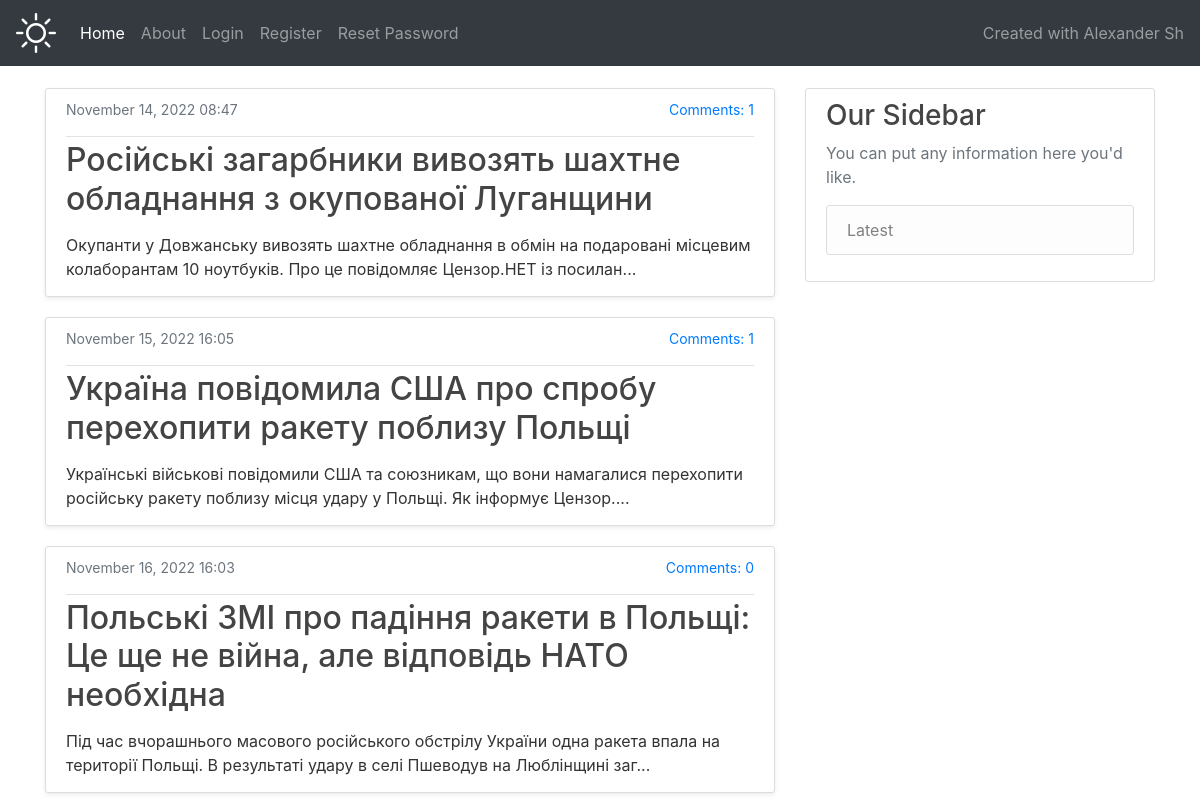
The app's page / (upper part), older data.
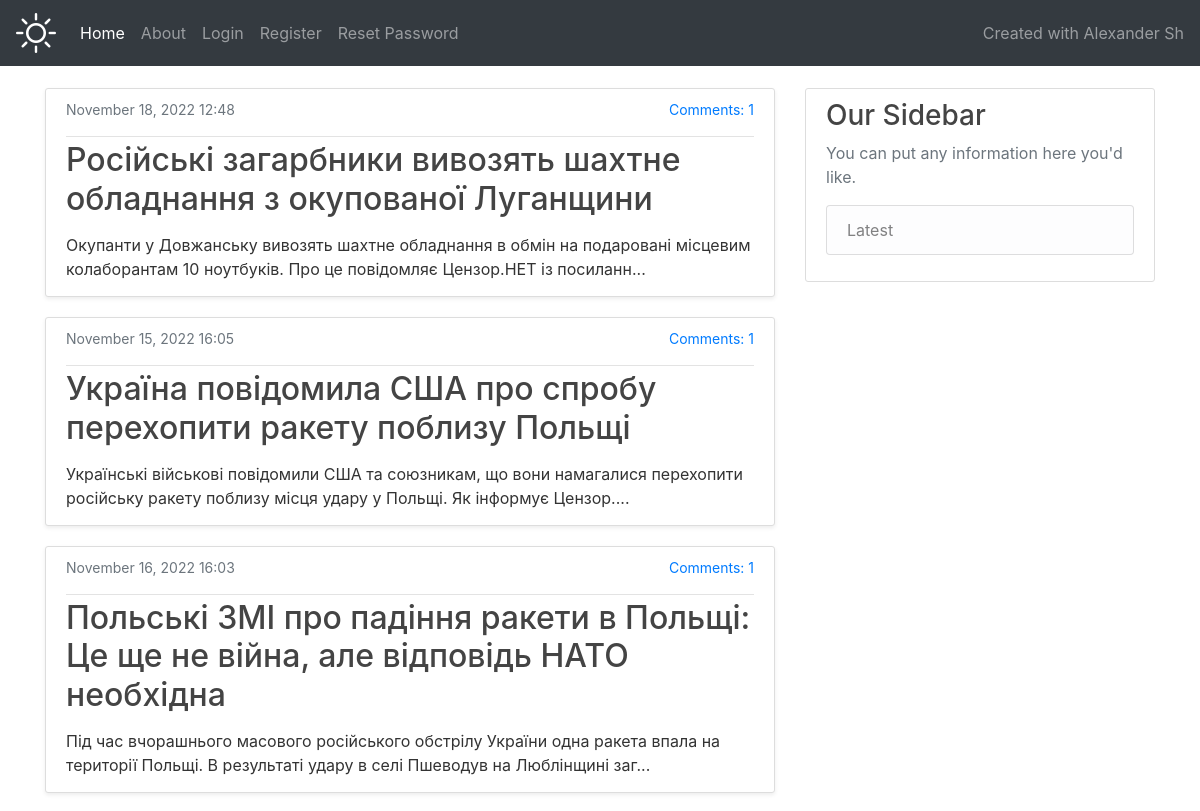
The same page, newer data.
### content/models.py (models this page shows)
class Entry(models.Model):
    title = models.CharField(max_length=100)
    content = models.TextField()
    user_id = models.IntegerField(null=False)
    created_at = models.DateTimeField(default=timezone.now)
    updated_at = models.DateTimeField(default=timezone.now)
    class Meta:
        db_table = "base_entry"

### base/views.py (the view)
# urls.py: path('', views.index, name='index'),
def index(request):
    entries = Entry.objects.all().order_by('-id')[:10:1]
    context = {
        'entries': entries,
    }
    return render(request, 'home.html', context)

### base/templates/home.html (shortened to what this page needs)
{% extends "index.html" %}
{% block content %}
    {% for entry in entries %}
        <article class="media content-section shadow-sm">
            <div class="media-body">
              <div class="article-metadata">
                  <small style="float: right">
                   <a href="{% url 'details' entry.id  %}#comments">Comments: {{ entry.comments.all.count }}</a>
                </small>
                <small class="text-muted">{{ entry.created_at|date:"F d, Y H:i" }}</small>
              </div>
              <h2><a class="article-title" href="{% url 'details' entry.id  %}">{{ entry.title }}</a></h2>
                <p class="article-content">
                    {{ entry.content|slice:"0:150" }}...
                </p>
            </div>
        </article>
    {% endfor %}
{% endblock content %}

Row changes from the older to the newer data that the page shows:
changed Entry "Російські загарбники вивозять шахтне обладнання з окупованої Луганщини": created_at "November 14, 2022 08:47" → "November 18, 2022 12:48"; content "Окупанти у Довжанську вивозять шахтне обладнання в обмін на подаровані місцевим колаборантам 10 ноутбуків. Про це повідомляє Цензор.НЕТ із посилан" → "Окупанти у Довжанську вивозять шахтне обладнання в обмін на подаровані місцевим колаборантам 10 ноутбуків. Про це повідомляє Цензор.НЕТ із посиланн"
computed for Entry "November 16, 2022 16:03": comments.all.count "0" → "1"
